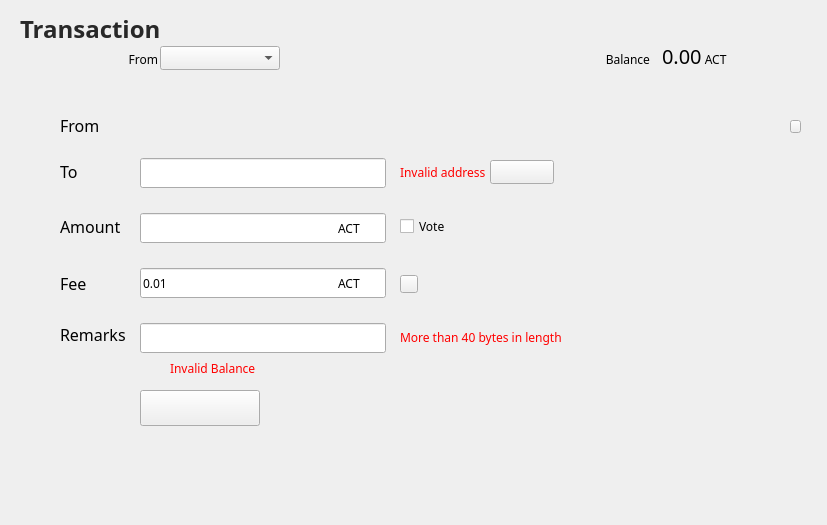
<?xml version="1.0" encoding="UTF-8"?>
<ui version="4.0">
 <class>TransferPage</class>
 <widget class="QWidget" name="TransferPage">
  <property name="geometry">
   <rect>
    <x>0</x>
    <y>0</y>
    <width>827</width>
    <height>525</height>
   </rect>
  </property>
  <property name="font">
   <font>
    <family>微软雅黑</family>
   </font>
  </property>
  <property name="focusPolicy">
   <enum>Qt::TabFocus</enum>
  </property>
  <property name="windowTitle">
   <string>Form</string>
  </property>
  <property name="styleSheet">
   <string notr="true"/>
  </property>
  <widget class="QLabel" name="balanceLabel">
   <property name="geometry">
    <rect>
     <x>662</x>
     <y>42</y>
     <width>271</width>
     <height>26</height>
    </rect>
   </property>
   <property name="font">
    <font>
     <family>微软雅黑</family>
     <pointsize>14</pointsize>
    </font>
   </property>
   <property name="text">
    <string>&lt;html&gt;&lt;head/&gt;&lt;body&gt;&lt;p&gt;&lt;span style=&quot; font-size:20px;&quot;&gt;0.00&lt;/span&gt;&lt;span style=&quot; font-size:12px;&quot;&gt; ACT&lt;/span&gt;&lt;/p&gt;&lt;/body&gt;&lt;/html&gt;</string>
   </property>
   <property name="alignment">
    <set>Qt::AlignBottom|Qt::AlignLeading|Qt::AlignLeft</set>
   </property>
  </widget>
  <widget class="QLabel" name="addressLabel2">
   <property name="geometry">
    <rect>
     <x>60</x>
     <y>110</y>
     <width>85</width>
     <height>31</height>
    </rect>
   </property>
   <property name="font">
    <font>
     <family>微软雅黑</family>
     <pointsize>12</pointsize>
     <weight>50</weight>
     <bold>false</bold>
    </font>
   </property>
   <property name="styleSheet">
    <string notr="true"/>
   </property>
   <property name="text">
    <string>From</string>
   </property>
   <property name="alignment">
    <set>Qt::AlignLeading|Qt::AlignLeft|Qt::AlignVCenter</set>
   </property>
  </widget>
  <widget class="QLabel" name="balanceLabel2">
   <property name="geometry">
    <rect>
     <x>540</x>
     <y>42</y>
     <width>110</width>
     <height>26</height>
    </rect>
   </property>
   <property name="font">
    <font>
     <family>微软雅黑</family>
     <pointsize>9</pointsize>
    </font>
   </property>
   <property name="text">
    <string>Balance</string>
   </property>
   <property name="alignment">
    <set>Qt::AlignBottom|Qt::AlignRight|Qt::AlignTrailing</set>
   </property>
  </widget>
  <widget class="QLabel" name="addressLabel">
   <property name="geometry">
    <rect>
     <x>140</x>
     <y>110</y>
     <width>631</width>
     <height>31</height>
    </rect>
   </property>
   <property name="font">
    <font>
     <family>微软雅黑</family>
     <pointsize>12</pointsize>
    </font>
   </property>
   <property name="styleSheet">
    <string notr="true"/>
   </property>
   <property name="text">
    <string/>
   </property>
   <property name="textInteractionFlags">
    <set>Qt::TextSelectableByMouse</set>
   </property>
  </widget>
  <widget class="QLabel" name="changeAccountLabel">
   <property name="geometry">
    <rect>
     <x>110</x>
     <y>42</y>
     <width>48</width>
     <height>26</height>
    </rect>
   </property>
   <property name="font">
    <font>
     <family>微软雅黑</family>
     <pointsize>9</pointsize>
    </font>
   </property>
   <property name="text">
    <string>From</string>
   </property>
   <property name="alignment">
    <set>Qt::AlignBottom|Qt::AlignRight|Qt::AlignTrailing</set>
   </property>
  </widget>
  <widget class="QLabel" name="messageLabel">
   <property name="geometry">
    <rect>
     <x>60</x>
     <y>322</y>
     <width>81</width>
     <height>24</height>
    </rect>
   </property>
   <property name="font">
    <font>
     <family>微软雅黑</family>
     <pointsize>12</pointsize>
    </font>
   </property>
   <property name="text">
    <string>Remarks</string>
   </property>
   <property name="alignment">
    <set>Qt::AlignLeading|Qt::AlignLeft|Qt::AlignVCenter</set>
   </property>
  </widget>
  <widget class="QLineEdit" name="messageLineEdit">
   <property name="geometry">
    <rect>
     <x>140</x>
     <y>323</y>
     <width>246</width>
     <height>30</height>
    </rect>
   </property>
   <property name="focusPolicy">
    <enum>Qt::ClickFocus</enum>
   </property>
   <property name="contextMenuPolicy">
    <enum>Qt::DefaultContextMenu</enum>
   </property>
  </widget>
  <widget class="QLabel" name="sendtoLabel">
   <property name="geometry">
    <rect>
     <x>60</x>
     <y>159</y>
     <width>51</width>
     <height>24</height>
    </rect>
   </property>
   <property name="font">
    <font>
     <family>微软雅黑</family>
     <pointsize>12</pointsize>
    </font>
   </property>
   <property name="text">
    <string>To</string>
   </property>
   <property name="alignment">
    <set>Qt::AlignLeading|Qt::AlignLeft|Qt::AlignVCenter</set>
   </property>
  </widget>
  <widget class="QLabel" name="amountLabel">
   <property name="geometry">
    <rect>
     <x>60</x>
     <y>214</y>
     <width>61</width>
     <height>24</height>
    </rect>
   </property>
   <property name="font">
    <font>
     <family>微软雅黑</family>
     <pointsize>12</pointsize>
    </font>
   </property>
   <property name="text">
    <string>Amount</string>
   </property>
   <property name="alignment">
    <set>Qt::AlignLeading|Qt::AlignLeft|Qt::AlignVCenter</set>
   </property>
  </widget>
  <widget class="QToolButton" name="sendBtn">
   <property name="geometry">
    <rect>
     <x>140</x>
     <y>390</y>
     <width>120</width>
     <height>36</height>
    </rect>
   </property>
   <property name="font">
    <font>
     <family>微软雅黑</family>
     <pointsize>9</pointsize>
    </font>
   </property>
   <property name="cursor">
    <cursorShape>PointingHandCursor</cursorShape>
   </property>
   <property name="focusPolicy">
    <enum>Qt::NoFocus</enum>
   </property>
   <property name="styleSheet">
    <string notr="true"/>
   </property>
   <property name="text">
    <string/>
   </property>
  </widget>
  <widget class="QLineEdit" name="amountLineEdit">
   <property name="geometry">
    <rect>
     <x>140</x>
     <y>213</y>
     <width>246</width>
     <height>30</height>
    </rect>
   </property>
   <property name="focusPolicy">
    <enum>Qt::ClickFocus</enum>
   </property>
   <property name="contextMenuPolicy">
    <enum>Qt::DefaultContextMenu</enum>
   </property>
   <property name="maxLength">
    <number>20</number>
   </property>
  </widget>
  <widget class="QLabel" name="unitLabel">
   <property name="geometry">
    <rect>
     <x>338</x>
     <y>220</y>
     <width>51</width>
     <height>16</height>
    </rect>
   </property>
   <property name="font">
    <font>
     <family>微软雅黑</family>
    </font>
   </property>
   <property name="styleSheet">
    <string notr="true"/>
   </property>
   <property name="text">
    <string>ACT</string>
   </property>
   <property name="alignment">
    <set>Qt::AlignLeading|Qt::AlignLeft|Qt::AlignVCenter</set>
   </property>
  </widget>
  <widget class="QLabel" name="feeLabel">
   <property name="geometry">
    <rect>
     <x>60</x>
     <y>271</y>
     <width>51</width>
     <height>24</height>
    </rect>
   </property>
   <property name="font">
    <font>
     <family>微软雅黑</family>
     <pointsize>12</pointsize>
    </font>
   </property>
   <property name="text">
    <string>Fee</string>
   </property>
   <property name="alignment">
    <set>Qt::AlignLeading|Qt::AlignLeft|Qt::AlignVCenter</set>
   </property>
  </widget>
  <widget class="QLineEdit" name="feeLineEdit">
   <property name="geometry">
    <rect>
     <x>140</x>
     <y>268</y>
     <width>246</width>
     <height>30</height>
    </rect>
   </property>
   <property name="cursor">
    <cursorShape>IBeamCursor</cursorShape>
   </property>
   <property name="focusPolicy">
    <enum>Qt::ClickFocus</enum>
   </property>
   <property name="contextMenuPolicy">
    <enum>Qt::DefaultContextMenu</enum>
   </property>
   <property name="text">
    <string>0.01</string>
   </property>
   <property name="maxLength">
    <number>20</number>
   </property>
   <property name="readOnly">
    <bool>true</bool>
   </property>
  </widget>
  <widget class="QLabel" name="unitLabel2">
   <property name="geometry">
    <rect>
     <x>338</x>
     <y>275</y>
     <width>31</width>
     <height>16</height>
    </rect>
   </property>
   <property name="font">
    <font>
     <family>微软雅黑</family>
    </font>
   </property>
   <property name="styleSheet">
    <string notr="true"/>
   </property>
   <property name="text">
    <string>ACT</string>
   </property>
  </widget>
  <widget class="QLabel" name="tipLabel2">
   <property name="geometry">
    <rect>
     <x>400</x>
     <y>265</y>
     <width>317</width>
     <height>41</height>
    </rect>
   </property>
   <property name="styleSheet">
    <string notr="true">color: rgb(170, 170, 170);</string>
   </property>
   <property name="text">
    <string/>
   </property>
  </widget>
  <widget class="QLabel" name="tipLabel3">
   <property name="geometry">
    <rect>
     <x>170</x>
     <y>360</y>
     <width>161</width>
     <height>16</height>
    </rect>
   </property>
   <property name="cursor">
    <cursorShape>ArrowCursor</cursorShape>
   </property>
   <property name="styleSheet">
    <string notr="true">color: rgb(255, 0, 0);</string>
   </property>
   <property name="text">
    <string>Invalid Balance</string>
   </property>
  </widget>
  <widget class="QLabel" name="tipLabel4">
   <property name="geometry">
    <rect>
     <x>400</x>
     <y>162</y>
     <width>90</width>
     <height>20</height>
    </rect>
   </property>
   <property name="styleSheet">
    <string notr="true">color: rgb(255, 0, 0);</string>
   </property>
   <property name="text">
    <string>Invalid address</string>
   </property>
  </widget>
  <widget class="QToolButton" name="addContactBtn">
   <property name="geometry">
    <rect>
     <x>490</x>
     <y>160</y>
     <width>64</width>
     <height>24</height>
    </rect>
   </property>
   <property name="cursor">
    <cursorShape>PointingHandCursor</cursorShape>
   </property>
   <property name="focusPolicy">
    <enum>Qt::NoFocus</enum>
   </property>
   <property name="text">
    <string/>
   </property>
  </widget>
  <widget class="QLabel" name="delegateLabel2">
   <property name="geometry">
    <rect>
     <x>20</x>
     <y>18</y>
     <width>180</width>
     <height>21</height>
    </rect>
   </property>
   <property name="font">
    <font>
     <family>微软雅黑</family>
     <pointsize>18</pointsize>
     <weight>75</weight>
     <bold>true</bold>
    </font>
   </property>
   <property name="styleSheet">
    <string notr="true">color: rgb(40, 40, 40);</string>
   </property>
   <property name="text">
    <string>Transaction</string>
   </property>
  </widget>
  <widget class="QCheckBox" name="voteCheckBox">
   <property name="geometry">
    <rect>
     <x>400</x>
     <y>215</y>
     <width>61</width>
     <height>23</height>
    </rect>
   </property>
   <property name="cursor">
    <cursorShape>PointingHandCursor</cursorShape>
   </property>
   <property name="focusPolicy">
    <enum>Qt::ClickFocus</enum>
   </property>
   <property name="text">
    <string>Vote</string>
   </property>
  </widget>
  <widget class="QLabel" name="tipLabel5">
   <property name="geometry">
    <rect>
     <x>150</x>
     <y>360</y>
     <width>16</width>
     <height>16</height>
    </rect>
   </property>
   <property name="text">
    <string/>
   </property>
  </widget>
  <widget class="QToolButton" name="infoBtn">
   <property name="geometry">
    <rect>
     <x>400</x>
     <y>275</y>
     <width>18</width>
     <height>18</height>
    </rect>
   </property>
   <property name="cursor">
    <cursorShape>PointingHandCursor</cursorShape>
   </property>
   <property name="text">
    <string/>
   </property>
  </widget>
  <widget class="QLabel" name="identityLabel">
   <property name="geometry">
    <rect>
     <x>260</x>
     <y>41</y>
     <width>16</width>
     <height>16</height>
    </rect>
   </property>
   <property name="font">
    <font>
     <family>微软雅黑</family>
    </font>
   </property>
   <property name="styleSheet">
    <string notr="true">background:transparent;</string>
   </property>
   <property name="text">
    <string/>
   </property>
   <property name="alignment">
    <set>Qt::AlignRight|Qt::AlignTrailing|Qt::AlignVCenter</set>
   </property>
  </widget>
  <widget class="QComboBox" name="accountComboBox">
   <property name="geometry">
    <rect>
     <x>160</x>
     <y>46</y>
     <width>120</width>
     <height>24</height>
    </rect>
   </property>
   <property name="font">
    <font>
     <family>微软雅黑</family>
     <weight>50</weight>
     <bold>false</bold>
    </font>
   </property>
   <property name="focusPolicy">
    <enum>Qt::ClickFocus</enum>
   </property>
  </widget>
  <widget class="QLineEdit" name="sendtoLineEdit">
   <property name="geometry">
    <rect>
     <x>140</x>
     <y>158</y>
     <width>246</width>
     <height>30</height>
    </rect>
   </property>
   <property name="focusPolicy">
    <enum>Qt::ClickFocus</enum>
   </property>
   <property name="contextMenuPolicy">
    <enum>Qt::DefaultContextMenu</enum>
   </property>
  </widget>
  <widget class="QLabel" name="tipLabel6">
   <property name="geometry">
    <rect>
     <x>400</x>
     <y>327</y>
     <width>221</width>
     <height>20</height>
    </rect>
   </property>
   <property name="styleSheet">
    <string notr="true">color: rgb(255, 0, 0);</string>
   </property>
   <property name="text">
    <string>More than 40 bytes in length</string>
   </property>
  </widget>
  <widget class="QToolButton" name="copyBtn">
   <property name="geometry">
    <rect>
     <x>790</x>
     <y>120</y>
     <width>11</width>
     <height>13</height>
    </rect>
   </property>
   <property name="text">
    <string/>
   </property>
  </widget>
 </widget>
 <tabstops>
  <tabstop>infoBtn</tabstop>
  <tabstop>amountLineEdit</tabstop>
  <tabstop>copyBtn</tabstop>
  <tabstop>messageLineEdit</tabstop>
  <tabstop>feeLineEdit</tabstop>
  <tabstop>sendtoLineEdit</tabstop>
 </tabstops>
 <resources/>
 <connections/>
</ui>
